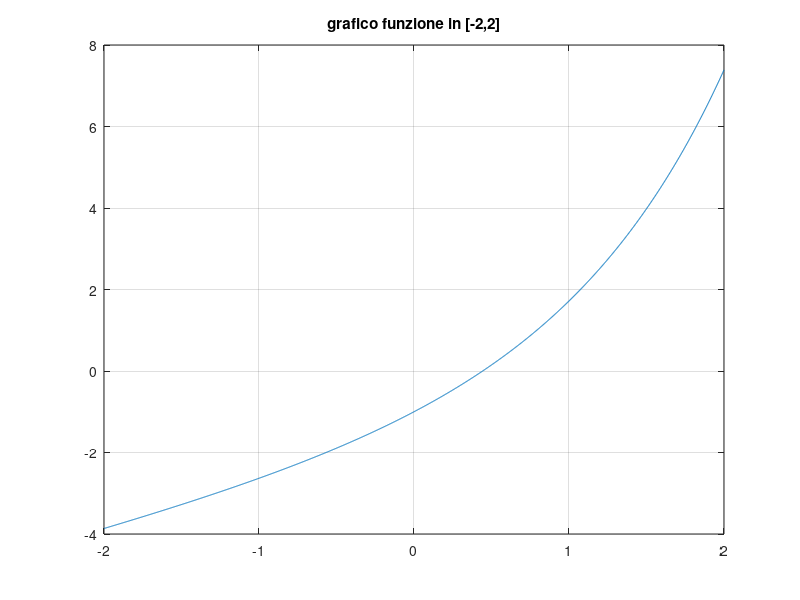

MATLAB code to generate this figure: (Note: this script raises an error after producing the figure.)
clear all;
clc;
a = 0;
b = 1;
x = linspace(-2,2,2000);
f = @(x) exp(x) -2+x;

figure(1)
plot(x,f(x));
grid on;
title('grafico funzione in [-2,2]');

df =@(x) exp(x) + 1;
zero_funzone = 0.442854401002389;
g = @(x) -exp(x) +2;

[x,xall,iterate] = bisezione(f,a,b,10^-8,2000);
[x_2,xall_2,iter_2] = puntofisso(g,0.44,10^-8,2000);
[x_3,xall_3,iter_3] = newton(f,df,0,10^-8,2000);
[x_4,xall_4,iter_4] = bisezione2(f,a,b,10^-8,2000);
[x_5,xall_5,iter_5] = newton_mod(f,df,2,0,10^-8,2000);


err_rel = abs(zero_funzone-xall)/ abs(zero_funzone);
err_rel_2 = abs(zero_funzone-xall_2)/ abs(zero_funzone);
err_rel_3 = abs(zero_funzone-xall_3)/ abs(zero_funzone);
err_rel_4 = abs(zero_funzone-xall_4)/ abs(zero_funzone);
err_rel_5 = abs(zero_funzone-xall_5)/ abs(zero_funzone);

figure(2)
semilogy(1:iterate, err_rel, 'red');
hold on;
semilogy(1:iter_2, err_rel_2, 'black');
semilogy(1:iter_3, err_rel_3, 'yellow');
semilogy(1:iter_4, err_rel_4, 'green');
semilogy(1:iter_5, err_rel_5, 'magenta');
title('errori relativi a confronto con i  metodi');
legend('bisezione', 'puntofisso', 'newton', 'bisezione con residuo pesato', 'newton con molteplicità');
